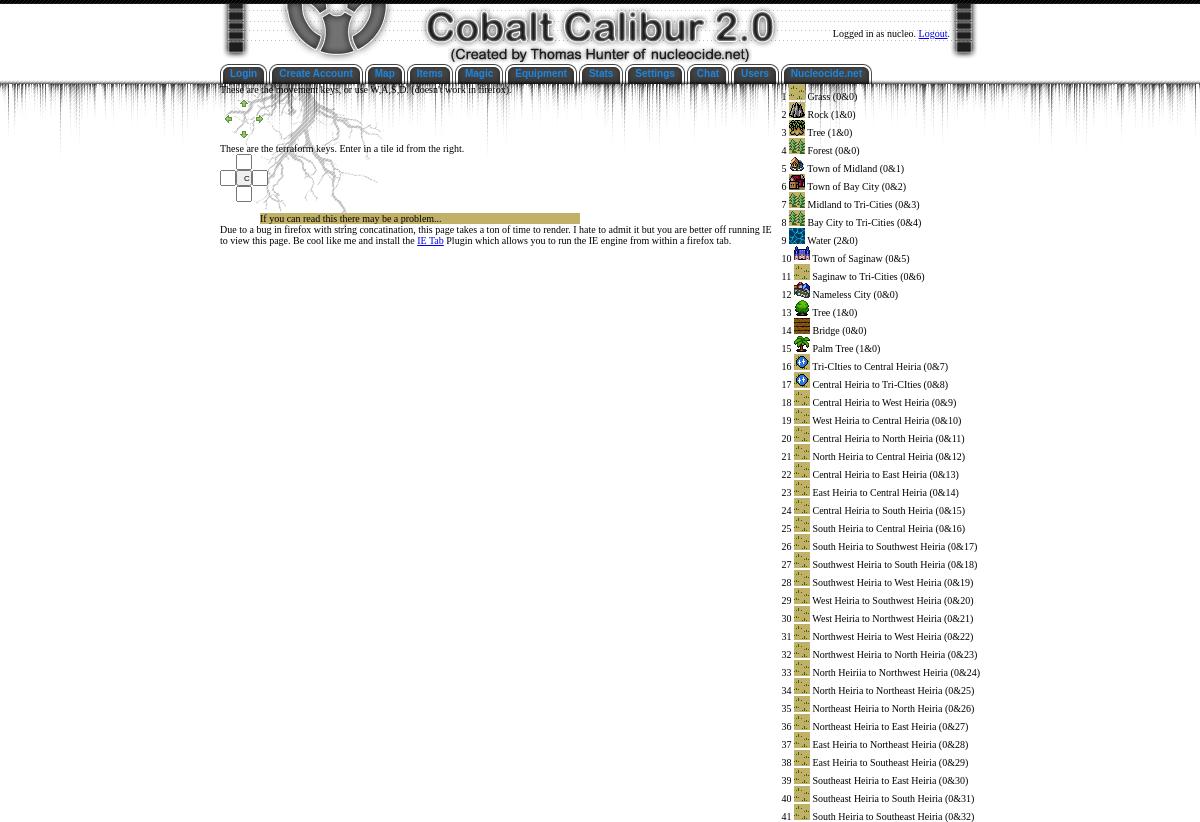
/?s=map (signed in), run on the app's committed database.
### tables this page shows
CREATE TABLE `map_tiles` (
  `id` int(11) NOT NULL AUTO_INCREMENT,
  `name` varchar(40) NOT NULL DEFAULT '',
  `solid` tinyint(4) NOT NULL DEFAULT '0',
  `teleport_id` int(11) NOT NULL DEFAULT '0',
  UNIQUE KEY `id` (`id`),
  KEY `solid` (`solid`)
);

### includes_ajax/mysql.ssi.php (called while the page is built, shortened)
<?php
function runQuery($query) {
$mySqlServer = 'localhost';
$mySqlUser = 'cobalt';
$mySqlPass = 'yaWfJXayCSUATPjA';
$mySqlDB = 'cobaltcalibur';
	$connect = mysql_connect($mySqlServer, $mySqlUser, $mySqlPass);
        $result = mysql_query($query, $connect);
	return $result;
}

### includes_ajax/map.php (the view, shortened to what this page needs)
<?
if (!isset($_SESSION['cc_user_id'])) {
	echo "<div class=\"error\">Please <a href=\"?s=home\">Login</a> or <a href=\"?s=register\">Register</a> before viewing map.</div>\n";
} else { ?>
<? if (isset($_SESSION['cc_isadmin']) && ($_SESSION['cc_isadmin']) && $_GET['s'] == 'map') {
$sql = "SELECT * FROM `map_tiles` ORDER BY `id`";
$result = runQuery($sql);
echo "<div style=\"float: right;\">\n";
while ($row = mysql_fetch_assoc($result)) {
	echo $row['id'] . " <img src=\"images/enviro/" . $row['id'] . ".gif\"> " . $row['name'] . " (" . $row['solid'] . "&" . $row['teleport_id'] . ")<br />\n";
}
echo "</div>\n";
}
?>
<div id="navigation">
These are the movement keys, or use W,A,S,D. (doesn't work in firefox).<br />
<table cellpadding="0" cellspacing="0" id="movement">
<tr><td></td><td><a href="javascript:getMap('move=u');"><img src="images/gui/arrow_up.gif"></a></td><td></td></tr>
<tr><td><a href="javascript:getMap('move=l');"><img src="images/gui/arrow_left.gif"></a></td><td></td>
<td><a href="javascript:getMap('move=r');"><img src="images/gui/arrow_right.gif"></a></td></tr>
<tr><td></td><td><a href="javascript:getMap('move=d');"><img src="images/gui/arrow_down.gif"></a></td><td></td></tr>
</table>
<? if ($_SESSION['cc_isadmin']) { ?>
These are the terraform keys. Enter in a tile id from the right.
<table cellpadding="0" cellspacing="0" id="terraform">
<form action="" method="get" name="terra">
<tr><td></td><td><input name="tu" /></td><td></td></tr>
<tr><td><input name="tl" /></td><td><input type="button" name="button" value="Click" onClick="terraform(this.form)"></td><td><input name="tr" /></td></tr>
<tr><td></td><td><input name="td" /></td><td></td></tr>
</form>
</table>
<? } ?>
<br />
</div>
<div id="map">If you can read this there may be a problem...</div>
<div>Due to a bug in firefox with string concatination, this page takes a ton of time to render.
I hate to admit it but you are better off running IE to view this page. Be cool like me and install the
<a href="https://addons.mozilla.org/firefox/1419/">IE Tab</a> Plugin which allows you to run the IE engine
from within a firefox tab.</div>
<? } ?>

### style.css (style rules this page uses)
body { background: white url("images/gui/body.gif") repeat-x center top; margin: 4px 0 0 0; padding: 0; text-align: center; }
td, div { font-family: verdana; font-size: 10px; }
#map { margin-left: 40px; width: 320px; background-color: #C0B068; }
#movement td img { border: 0; }
#terraform input { width: 16px; height: 16px; font-family: 04b08, verdana; font-size: 8px; }

### data on the page
map_tiles: id "1", name "Grass", solid "0", teleport "0"
map_tiles: id "2", shows a picture, name "Rock", solid "1", teleport "0"
map_tiles: id "3", shows a picture, name "Tree", solid "1", teleport "0"
map_tiles: id "4", name "Forest", solid "0", teleport "0"
map_tiles: id "5", shows a picture, name "Town of Midland", solid "0", teleport "1"
map_tiles: id "6", shows a picture, name "Town of Bay City", solid "0", teleport "2"
map_tiles: id "7", name "Midland to Tri-Cities", solid "0", teleport "3"
map_tiles: id "8", name "Bay City to Tri-Cities", solid "0", teleport "4"
map_tiles: id "9", shows a picture, name "Water", solid "2", teleport "0"
map_tiles: id "10", shows a picture, name "Town of Saginaw", solid "0", teleport "5"
map_tiles: id "11", name "Saginaw to Tri-Cities", solid "0", teleport "6"
map_tiles: id "12", shows a picture, name "Nameless City", solid "0", teleport "0"
map_tiles: id "13", shows a picture, name "Tree", solid "1", teleport "0"
map_tiles: id "14", shows a picture, name "Bridge", solid "0", teleport "0"
map_tiles: id "15", shows a picture, name "Palm Tree", solid "1", teleport "0"
map_tiles: id "16", name "Tri-CIties to Central Heiria", solid "0", teleport "7"
map_tiles: id "17", name "Central Heiria to Tri-CIties", solid "0", teleport "8"
map_tiles: id "18", name "Central Heiria to West Heiria", solid "0", teleport "9"
map_tiles: id "19", name "West Heiria to Central Heiria", solid "0", teleport "10"
map_tiles: id "20", name "Central Heiria to North Heiria", solid "0", teleport "11"
map_tiles: id "21", name "North Heiria to Central Heiria", solid "0", teleport "12"
map_tiles: id "22", name "Central Heiria to East Heiria", solid "0", teleport "13"
map_tiles: id "23", name "East Heiria to Central Heiria", solid "0", teleport "14"
map_tiles: id "24", name "Central Heiria to South Heiria", solid "0", teleport "15"
map_tiles: id "25", name "South Heiria to Central Heiria", solid "0", teleport "16"
map_tiles: id "26", name "South Heiria to Southwest Heiria", solid "0", teleport "17"
map_tiles: id "27", name "Southwest Heiria to South Heiria", solid "0", teleport "18"
map_tiles: id "28", name "Southwest Heiria to West Heiria", solid "0", teleport "19"
map_tiles: id "29", name "West Heiria to Southwest Heiria", solid "0", teleport "20"
map_tiles: id "30", name "West Heiria to Northwest Heiria", solid "0", teleport "21"
map_tiles: id "31", name "Northwest Heiria to West Heiria", solid "0", teleport "22"
map_tiles: id "32", name "Northwest Heiria to North Heiria", solid "0", teleport "23"
map_tiles: id "33", name "North Heiriia to Northwest Heiria", solid "0", teleport "24"
map_tiles: id "34", name "North Heiria to Northeast Heiria", solid "0", teleport "25"
map_tiles: id "35", name "Northeast Heiria to North Heiria", solid "0", teleport "26"
map_tiles: id "36", name "Northeast Heiria to East Heiria", solid "0", teleport "27"
map_tiles: id "37", name "East Heiria to Northeast Heiria", solid "0", teleport "28"
map_tiles: id "38", name "East Heiria to Southeast Heiria", solid "0", teleport "29"
map_tiles: id "39", name "Southeast Heiria to East Heiria", solid "0", teleport "30"
map_tiles: id "40", name "Southeast Heiria to South Heiria", solid "0", teleport "31"
map_tiles: id "41", name "South Heiria to Southeast Heiria", solid "0", teleport "32"

### other printed values
$_SESSION['cc_username'] "nucleo"
